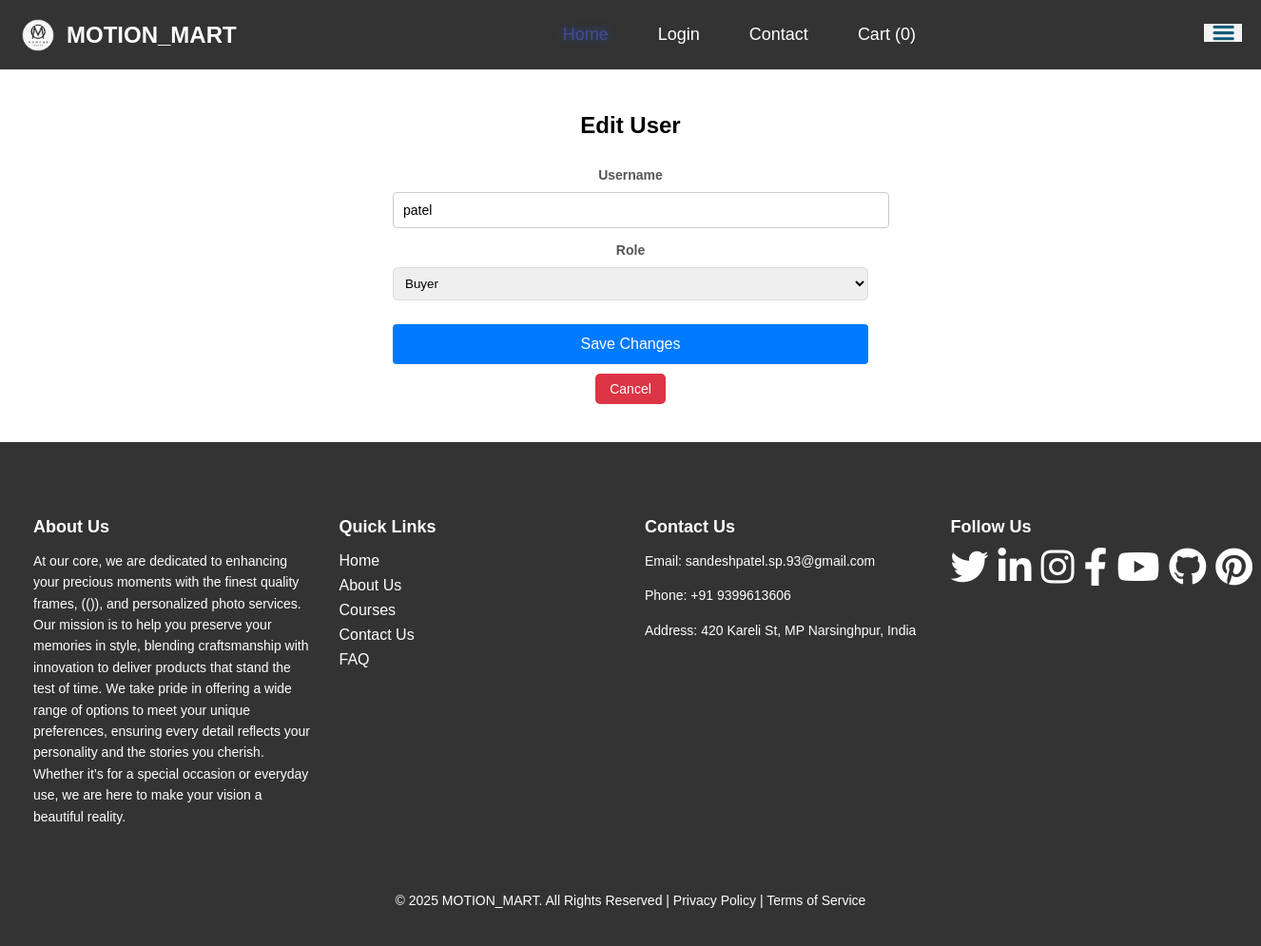
Page /edit_user/1 on the earlier database version.
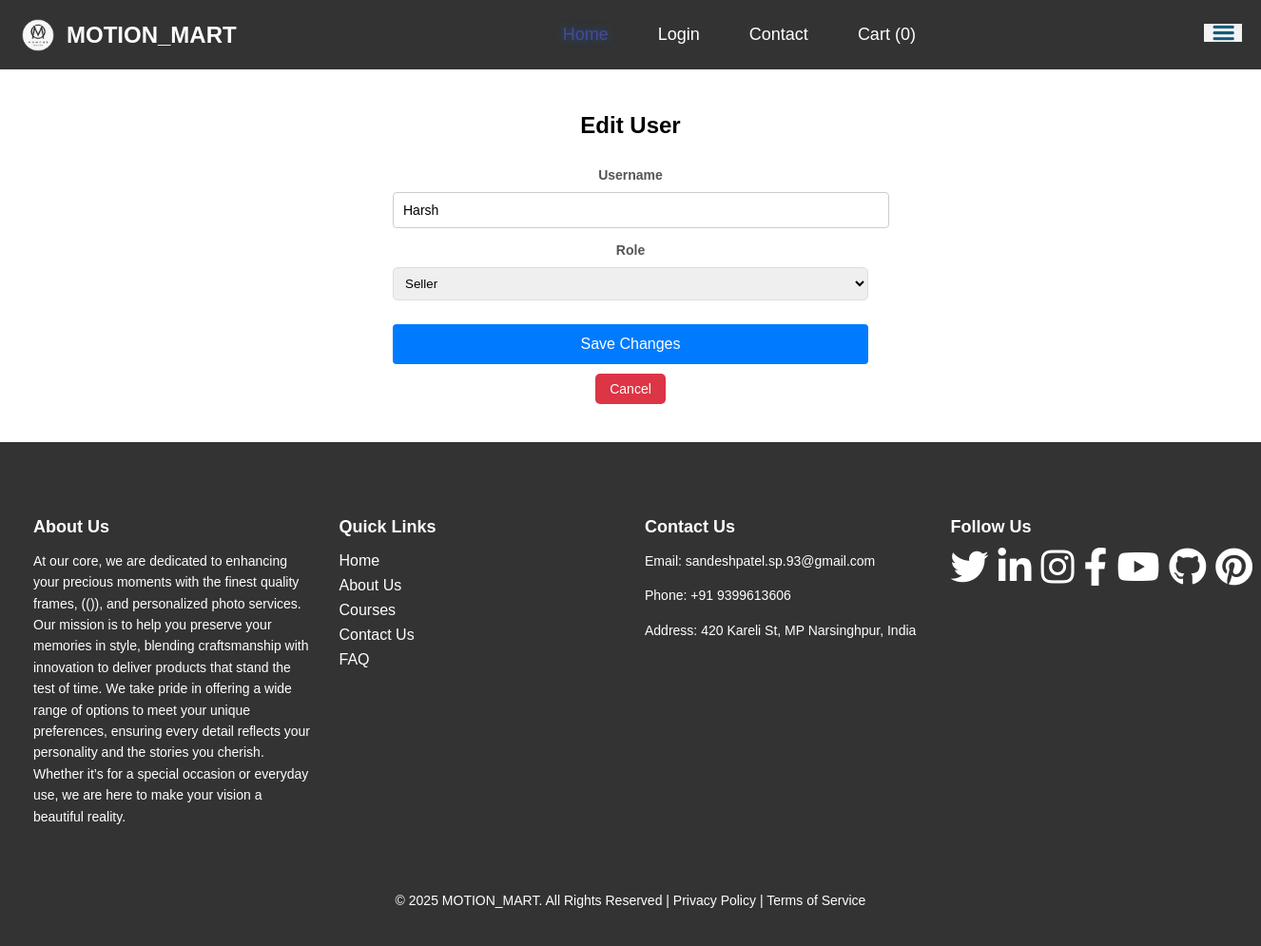
Same page on the later database version.
### app.py (models this page shows)
class User(db.Model):
    id = db.Column(db.Integer, primary_key=True)
    username = db.Column(db.String(150), unique=True, nullable=False)
    password = db.Column(db.String(150), nullable=False)
    email = db.Column(db.String(150), nullable=True)
    role = db.Column(db.String(50), nullable=False)
    address = db.relationship('Address', backref='user_address', uselist=False)
    orders = db.relationship('Order', back_populates='buyer')

### app.py (the view)
@app.route('/edit_user/<int:user_id>', methods=['GET', 'POST'])
def edit_user(user_id):
    user = User.query.get(user_id)
    if request.method == 'POST':
        user.username = request.form['username']
        user.role = request.form['role']
        db.session.commit()
        flash("User updated successfully", "success")
        return redirect(url_for('manage_users'))
    return render_template('edit_user.html', user=user)

### templates/edit_user.html (shortened to what this page needs)
<!DOCTYPE html>
<html lang="en">
<head>
    {% include 'header.html' %}
</head>
<body>
    {% include 'navbar.html' %}
    <div class="container">
        <h2>Edit User</h2>
        <form action="{{ url_for('edit_user', user_id=user.id) }}" method="POST">
            <div class="form-group">
                <label for="username">Username</label>
                <input type="text" id="username" name="username" value="{{ user.username }}" required>
            </div>
            <div class="form-group">
                <label for="role">Role</label>
                <select id="role" name="role" required>
                    <option value="seller" {% if user.role == 'seller' %}selected{% endif %}>Seller</option>
                    <option value="buyer" {% if user.role == 'buyer' %}selected{% endif %}>Buyer</option>
                </select>
            </div>
            <div class="form-group">
                <button type="submit" class="btn btn-save">Save Changes</button>
                <a href="{{ url_for('manage_users') }}" class="btn btn-cancel">Cancel</a>
            </div>
        </form>
    </div>
    {% include 'footer.html' %}
</body>
</html>

### templates/header.html (shortened to what this page needs)
<head>
    <link rel="stylesheet" href="https://cdnjs.cloudflare.com/ajax/libs/font-awesome/5.15.4/css/all.min.css" />
    <link rel="stylesheet" href="{{ url_for('static', filename='style.css') }}" />
</head>

### templates/navbar.html (shortened to what this page needs)
<nav class="navbar">
  <div class="navbar-container">
    <a class="navbar-brand" href="/">
      <img src="/static/uploads/newlogo.png" alt="Logo" class="navbar-logo" />
      <b>MOTION_MART</b>
    </a>
    <ul class="navbar-links" id="nav-links">
      <li><a href="/" class="active">Home</a></li>
      {% if session.get('user_id') %}
        <li>
          <a href="{{ url_for(session['role'] + '_dashboard') }}" class="role-link" style="background-color: rgb(16, 25, 32);">
            {{ session['role'].capitalize() }} Dashboard
          </a>
        </li>
        <li>
          <a class="" href="{{ url_for('logout') }}">Logout</a>
        </li>
      {% else %}
        <li><a href="{{ url_for('login') }}" class="">Login</a></li>
      {% endif %}
      <li><a href="/contact">Contact</a></li>
      <li>
        <a href="/cart">
          Cart <span id="cart-count">(0)</span>
        </a>
      </li>
    </ul>
    <div class="hamburger" onclick="toggleMenu()">
      <img
        style="max-width: 40px; max-height: 20px"
        src="/static/OIP.png"
        alt="click me"
      />
    </div>
  </div>
</nav>

### templates/footer.html (shortened to what this page needs)
<footer class="footer">
  <div class="footer-container">
    <div class="footer-column">
      <h4>About Us</h4>
      <p>
        At our core, we are dedicated to enhancing your precious moments with the finest quality frames, (()), and personalized photo services. Our mission is to help you preserve your memories in style, blending craftsmanship with innovation to deliver products that stand the test of time.
        We take pride in offering a wide range of options to meet your unique preferences, ensuring every detail reflects your personality and the stories you cherish. Whether it’s for a special occasion or everyday use, we are here to make your vision a beautiful reality.
      </p>
    </div>
    <div class="footer-column">
      <h4>Quick Links</h4>
      <ul>
        <li><a href="/">Home</a></li>
        <li><a href="#about">About Us</a></li>
        <li><a href="/courses">Courses</a></li>
        <li><a href="https://wa.me/9399613606">Contact Us</a></li>
        <li><a href="#">FAQ</a></li>
      </ul>
    </div>
    <div class="footer-column">
      <h4>Contact Us</h4>
      <p>
        Email:
        <a href="mailto:sandeshpatel.sp.93@gmail.com"
          >sandeshpatel.sp.93@gmail.com</a
        >
      </p>
      <p>Phone: <a href="tel:+919399613606">+91 9399613606</a></p>
      <p>Address: 420 Kareli St, MP Narsinghpur, India</p>
    </div>
    <div class="footer-column">
      <h4>Follow Us</h4>
      <div class="social-icons">
        <a
          href="https://x.com/SandeshPat007?t=teYEP7w9aNZYSYKc0sF7dQ&s=09"
          aria-label="Follow us on Twitter"
        >
          <i class="fab fa-twitter"></i>
        </a>
        <a
          href="https://www.linkedin.com/in/sandesh-patel07"
          aria-label="Follow us on LinkedIn"
        >
          <i class="fab fa-linkedin-in"></i>
        </a>
        <a
          href="https://www.instagram.com/sandesh_patel007"
          aria-label="Follow us on Instagram"
        >
          <i class="fab fa-instagram"></i>
        </a>
        <a
          href="https://www.facebook.com/yourprofile"
          aria-label="Follow us on Facebook"
        >
          <i class="fab fa-facebook-f"></i>
        </a>
        <a
          href="https://www.youtube.com/yourchannel"
          aria-label="Subscribe to our YouTube channel"
        >
          <i class="fab fa-youtube"></i>
        </a>
        <a
          href="https://github.com/yourusername"
          aria-label="Check out our GitHub profile"
        >
          <i class="fab fa-github"></i>
        </a>
        <a
          href="https://www.pinterest.com/yourprofile"
          aria-label="Follow us on Pinterest"
        >
          <i class="fab fa-pinterest"></i>
        </a>
      </div>
    </div>
  </div>
  <div class="footer-bottom">
    <p>
      &copy; 2025 MOTION_MART. All Rights Reserved |
      <a href="#">Privacy Policy</a> |
      <a href="#">Terms of Service</a>
    </p>
  </div>
</footer>

### static/style.css (style rules this page uses)
body { padding: 0; margin: 0; }
.navbar { background-color: #333; padding: 10px 20px; display: flex; justify-content: space-between; align-items: center; position: relative; }
.navbar-container { display: flex; justify-content: space-between; width: 100%; align-items: center; }
.navbar-logo { height: 40px; width: auto; margin-right: 10px; }
.navbar-brand { display: flex; align-items: center; color: white; text-decoration: none; font-size: 24px; font-weight: bold; transition: transform 0.3s ease, color 0.3s ease; }
.navbar-links { list-style-type: none; display: flex; gap: 20px; }
.navbar-links li { margin: 0; }
.navbar-links a { color: white; text-decoration: none; padding: 8px 16px; font-size: 18px; border-radius: 5px; transition: background-color 0.3s ease; }
.navbar-links a:hover, .navbar-links a.active { transform: scale(1.1); color: #4a4896; text-shadow: 0 0 10px rgba(0, 123, 255, 0.5); }
body { font-family: Arial, sans-serif; }
.container { width: auto; margin: 0 auto; padding: 20px; border: 5px solid white; }
.form-group { margin-bottom: 20px; }
.form-group label { font-size: 14px; color: #555; display: block; margin-bottom: 5px; }
.form-group input { width: 100%; padding: 10px; font-size: 14px; border: 1px solid #ccc; border-radius: 4px; }
button { width: 100%; padding: 12px; font-size: 16px; color: #fff; background-color: #007bff; border: none; border-radius: 4px; cursor: pointer; transition: background-color 0.3s; }
.btn { display: inline-block; margin-top: 10px; padding: 12px 25px; text-align: center; font-size: 14px; background-color: #6c757d; color: white; text-decoration: none; border-radius: 4px; transition: background-color 0.3s; }
.container h2 { text-align: center; margin-bottom: 30px; font-size: 24px; font-weight: bold; }
.form-group label { display: block; font-size: 16px; margin-bottom: 8px; }
.form-group input, .form-group textarea { width: 100%; padding: 10px; font-size: 16px; border: 1px solid #ddd; border-radius: 4px; }
button[type="submit"] { background-color: #007bff; color: white; border: none; padding: 12px 20px; border-radius: 4px; font-size: 16px; cursor: pointer; width: 100%; transition: background-color 0.3s ease; }
button { background-color: #f44336; color: white; padding: 8px 16px; border: none; border-radius: 4px; cursor: pointer; transition: background-color 0.3s ease; }
form button[type="submit"] { background-color: #007bff; width: 100%; padding: 12px; font-size: 16px; border-radius: 4px; cursor: pointer; border: none; transition: background-color 0.3s ease; }
.footer { background-color: #333; color: #fff; padding: 40px 20px; }
.footer-container { display: flex; flex-wrap: wrap; justify-content: space-between; }
.footer-column { flex: 1; min-width: 220px; margin: 15px; }
.footer-column h4 { font-size: 18px; font-weight: bold; margin-bottom: 10px; }
.footer-column p { font-size: 14px; line-height: 1.6; }
.footer-column a { color: #fff; text-decoration: none; }
.footer-column ul { list-style-type: none; padding: 0; }
.footer-column ul li { margin-bottom: 8px; }
.footer-column .social-icons { display: flex; gap: 10px; }
.footer-column .social-icons a { font-size: 40px; color: #fff; transition: color 0.3s ease; }
.footer-bottom { text-align: center; margin-top: 40px; font-size: 14px; }
.footer-bottom p { margin: 0; }
.footer-bottom a { color: #fff; text-decoration: none; }

### templates/edit_user.html (style rules this page uses)
.container { max-width: 500px; margin: auto; padding: 20px; text-align: center; }
.form-group { margin-bottom: 15px; }
label { font-weight: bold; }
input, select { width: 100%; padding: 8px; margin-top: 5px; border: 1px solid #ddd; border-radius: 5px; }
.btn { display: inline-block; padding: 8px 15px; margin-top: 10px; text-decoration: none; color: white; border-radius: 5px; }
.btn-save { background-color: #28a745; }
.btn-cancel { background-color: #dc3545; }

Differences in the rows shown:
changed User: username "patel" → "Harsh"; role "Buyer" → "Seller"
